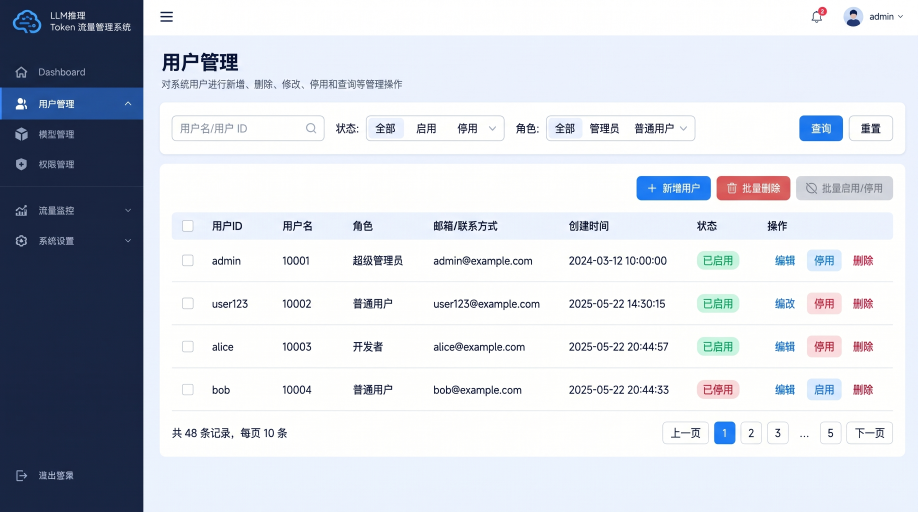
#> input picture users.jpg, 2752 x 1536 px, found by its file name (shown at 1/3 size)
$ python measure.py
#> lines starting #> are read from the running program, lines starting #| are printed output that depends on the picture
#!/usr/bin/env python3
"""Measure the users.jpg reference design. Uses repo-local Pillow via PYTHONPATH=tools/.pylibs."""
import json, sys
from PIL import Image
import numpy as np

IM = Image.open('users.jpg').convert('RGB')
#> IM is the input picture: PIL image 2752x1536 RGB; mean R, G, B 207, 211.6, 220.4
A = np.asarray(IM).astype(int)
H, W = A.shape[:2]
#> H = 1536; W = 2752
LUM = A.mean(axis=2)
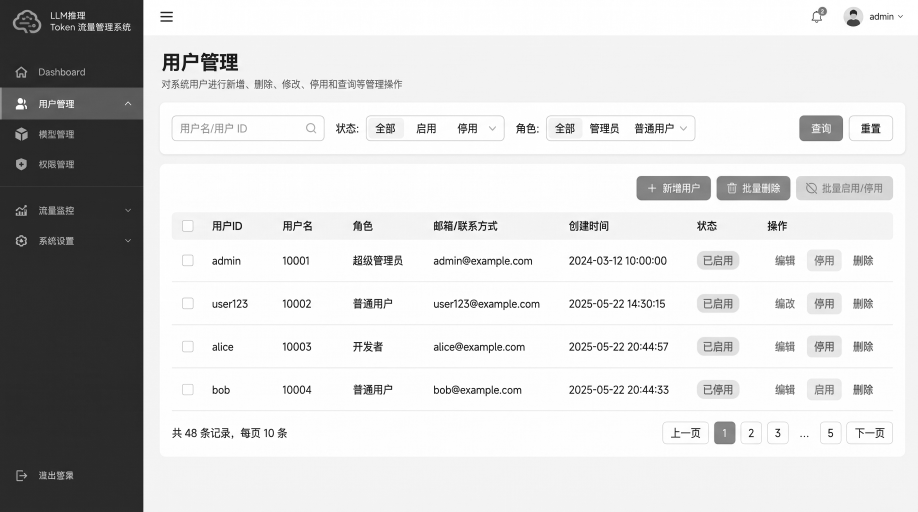
#> LUM: shape (1536, 2752) float64 (shown at 1/3 size); min 4, max 255, mean 213

def color(x, y, r=2):
#> called with x = 200, y = 400, r = 2
    patch = A[max(0,y-r):y+r+1, max(0,x-r):x+r+1].reshape(-1,3)
#> patch = 25 rows, first 8: [27, 38, 66], [25, 34, 63], [88, 99, 127], [148, 159, 187], [122, 131, 160], [25, 34, 63], [20, 29, 58], [90, 101, 129]
    return '#%02x%02x%02x' % tuple(np.median(patch, axis=0).astype(int))

def median_region(x0,y0,x1,y1):
    patch = A[y0:y1, x0:x1].reshape(-1,3)
    return '#%02x%02x%02x' % tuple(np.median(patch, axis=0).astype(int))

def ink(x0,y0,x1,y1, delta=70):
    """bbox of pixels notably darker than local background median."""
    reg = LUM[y0:y1, x0:x1]
    bg = np.median(reg)
    mask = reg < bg - delta
    ys, xs = np.where(mask)
    if len(xs)==0: return None
    return dict(x0=int(x0+xs.min()), x1=int(x0+xs.max()), y0=int(y0+ys.min()), y1=int(y0+ys.max()),
                w=int(xs.max()-xs.min()+1), h=int(ys.max()-ys.min()+1), n=int(len(xs)))

def ink_light(x0,y0,x1,y1, delta=60):
    reg = LUM[y0:y1, x0:x1]
    bg = np.median(reg)
    mask = reg > bg + delta
    ys, xs = np.where(mask)
    if len(xs)==0: return None
    return dict(x0=int(x0+xs.min()), x1=int(x0+xs.max()), y0=int(y0+ys.min()), y1=int(y0+ys.max()),
                w=int(xs.max()-xs.min()+1), h=int(ys.max()-ys.min()+1), n=int(len(xs)))

def runs(mask, minlen=4):
    out=[]; start=None
    for i,v in enumerate(mask):
        if v and start is None: start=i
        elif not v and start is not None:
            if i-start>=minlen: out.append((int(start), int(i-1), int(i-start)))
            start=None
    if start is not None and len(mask)-start>=minlen: out.append((int(start), len(mask)-1, len(mask)-start))
    return out

def vruns_dark(x, y0, y1, delta=25):
    col = LUM[y0:y1, x]
    med = np.median(col)
    return runs((col < med - delta) | (col > med + delta), 3)

def darker_mask(x0,y0,x1,y1,delta):
    reg = LUM[y0:y1, x0:x1]
    bg = np.median(reg)
    return reg < bg - delta

def white_mask(x0,y0,x1,y1,thr=245):
    return LUM[y0:y1, x0:x1] > thr

out = {}
out['size'] = [W, H]
out['colors'] = {
  'sidebar': [color(200, 400), color(200, 900), color(200, 1200), color(300, 600)],
  'sidebar_active': [color(200, 300), color(380, 320), color(50, 310)],
  'topbar': color(1500, 50),
  'content_bg': [color(300, 150), color(1500, 100), color(2400, 150), color(200, 250), color(1500, 400), color(500, 1500), color(2500, 1400)],
  'page_bg_low': color(2400, 1450),
  'card': [color(700, 380), color(1500, 550)],
  'table_header_bg': color(1600, 640),
  'active_band': color(200, 280),
  'button_blue': color(2060, 550),
  'button_red': color(2320, 550),
  'button_gray': color(2560, 550),
}
#> in color (call 2), `patch = A[max(0,y-r):y+r+1, max(0,x-r):x+r+1].reshape(-1,3)`: patch = 25 rows, first 8: [25, 36, 66], [25, 36, 66], [24, 38, 65], [24, 38, 65], [24, 38, 67], [28, 39, 69], [27, 38, 68], [25, 39, 68]
#> in color (call 3), `patch = A[max(0,y-r):y+r+1, max(0,x-r):x+r+1].reshape(-1,3)`: patch = 25 rows, first 8: [23, 37, 66], [23, 37, 66], [23, 37, 64], [23, 37, 64], [24, 35, 65], [22, 36, 65], [23, 37, 66], [23, 37, 64]
#> in color (call 4), `patch = A[max(0,y-r):y+r+1, max(0,x-r):x+r+1].reshape(-1,3)`: patch = 25 rows, first 8: [25, 36, 64], [26, 37, 65], [23, 37, 63], [24, 38, 64], [26, 37, 65], [27, 38, 66], [26, 37, 65], [24, 38, 64]
#> in color (call 5), `patch = A[max(0,y-r):y+r+1, max(0,x-r):x+r+1].reshape(-1,3)`: patch = 25 rows, first 8: [41, 83, 155], [42, 85, 154], [41, 84, 153], [43, 86, 154], [41, 84, 153], [44, 83, 142], [45, 81, 139], [44, 81, 136]
#> in color (call 6), `patch = A[max(0,y-r):y+r+1, max(0,x-r):x+r+1].reshape(-1,3)`: patch = 25 rows, first 8: [38, 84, 159], [39, 85, 162], [37, 85, 159], [38, 88, 161], [38, 86, 162], [37, 83, 160], [35, 83, 159], [37, 85, 159]
#> in color (call 7), `patch = A[max(0,y-r):y+r+1, max(0,x-r):x+r+1].reshape(-1,3)`: patch = 25 rows, first 8: [38, 86, 162], [36, 84, 160], [40, 86, 163], [42, 86, 159], [43, 86, 155], [37, 85, 161], [38, 86, 162], [40, 86, 163]
#> in color (call 8), `patch = A[max(0,y-r):y+r+1, max(0,x-r):x+r+1].reshape(-1,3)`: patch = 25 rows, first 8: [253, 253, 253], [255, 255, 255], [255, 255, 255], [255, 255, 255], [254, 254, 254], [255, 255, 255], [255, 255, 255], [255, 255, 255]
#> in color (call 9), `patch = A[max(0,y-r):y+r+1, max(0,x-r):x+r+1].reshape(-1,3)`: patch = 25 rows, first 8: [25, 36, 66], [25, 36, 66], [24, 38, 67], [24, 38, 67], [23, 37, 64], [25, 36, 66], [26, 37, 67], [24, 38, 67]
#> in color (call 10), `patch = A[max(0,y-r):y+r+1, max(0,x-r):x+r+1].reshape(-1,3)`: patch = 25 rows, first 8: [254, 254, 254], [255, 255, 255], [253, 253, 253], [254, 254, 254], [254, 254, 254], [254, 254, 254], [255, 255, 255], [255, 255, 255]
#> in color (call 11), `patch = A[max(0,y-r):y+r+1, max(0,x-r):x+r+1].reshape(-1,3)`: patch = 25 rows, first 8: [234, 240, 252], [235, 241, 253], [234, 240, 252], [235, 241, 253], [237, 241, 253], [235, 241, 253], [233, 239, 251], [235, 241, 253]
#> in color (call 12), `patch = A[max(0,y-r):y+r+1, max(0,x-r):x+r+1].reshape(-1,3)`: patch = 25 rows, first 8: [26, 37, 67], [26, 37, 67], [23, 37, 64], [24, 40, 66], [23, 37, 64], [22, 36, 65], [25, 39, 68], [22, 38, 64]
#> in color (call 13), `patch = A[max(0,y-r):y+r+1, max(0,x-r):x+r+1].reshape(-1,3)`: patch = 25 rows, first 8: [254, 254, 254], [255, 255, 255], [255, 255, 253], [255, 255, 253], [255, 255, 255], [255, 255, 255], [255, 255, 255], [255, 255, 253]
#> in color (call 14), `patch = A[max(0,y-r):y+r+1, max(0,x-r):x+r+1].reshape(-1,3)`: patch = 25 rows, first 8: [234, 242, 253], [235, 243, 254], [235, 242, 252], [236, 243, 253], [235, 241, 253], [233, 241, 252], [234, 242, 253], [236, 242, 254]
#> in color (call 15), `patch = A[max(0,y-r):y+r+1, max(0,x-r):x+r+1].reshape(-1,3)`: patch = 25 rows, first 8: [235, 241, 253], [236, 242, 254], [236, 244, 255], [236, 244, 255], [235, 243, 254], [236, 242, 254], [236, 242, 254], [235, 243, 254]
#> in color (call 16), `patch = A[max(0,y-r):y+r+1, max(0,x-r):x+r+1].reshape(-1,3)`: patch = 25 rows, first 8: [234, 240, 252], [235, 241, 253], [234, 242, 253], [234, 242, 253], [235, 241, 253], [234, 240, 252], [236, 242, 254], [234, 242, 253]
#> in color (call 17), `patch = A[max(0,y-r):y+r+1, max(0,x-r):x+r+1].reshape(-1,3)`: patch = 25 rows, first 8: [138, 142, 153], [231, 234, 241], [251, 252, 254], [252, 252, 250], [254, 253, 249], [139, 143, 152], [233, 236, 241], [251, 253, 252]
#> in color (call 18), `patch = A[max(0,y-r):y+r+1, max(0,x-r):x+r+1].reshape(-1,3)`: patch = 25 rows, first 8: [254, 254, 254], [255, 255, 255], [255, 255, 255], [255, 255, 255], [254, 254, 252], [254, 254, 254], [255, 255, 255], [254, 254, 254]
#> in color (call 19), `patch = A[max(0,y-r):y+r+1, max(0,x-r):x+r+1].reshape(-1,3)`: patch = 25 rows, first 8: [236, 243, 253], [235, 242, 252], [236, 243, 251], [235, 242, 250], [237, 241, 252], [235, 241, 253], [236, 242, 254], [236, 242, 254]
#> in color (call 20), `patch = A[max(0,y-r):y+r+1, max(0,x-r):x+r+1].reshape(-1,3)`: patch = 25 rows, first 8: [35, 82, 154], [36, 82, 157], [35, 82, 154], [35, 83, 155], [33, 81, 155], [35, 81, 156], [36, 82, 157], [37, 84, 156]
#> in color (call 21), `patch = A[max(0,y-r):y+r+1, max(0,x-r):x+r+1].reshape(-1,3)`: patch = 25 rows, first 8: [35, 123, 233], [35, 123, 233], [36, 124, 232], [36, 124, 232], [38, 124, 235], [46, 122, 216], [46, 122, 216], [43, 122, 215]
#> in color (call 22), `patch = A[max(0,y-r):y+r+1, max(0,x-r):x+r+1].reshape(-1,3)`: patch = 25 rows, first 8: [213, 101, 99], [213, 101, 99], [213, 101, 99], [215, 101, 100], [215, 100, 97], [201, 103, 102], [199, 104, 100], [201, 103, 100]
#> in color (call 23), `patch = A[max(0,y-r):y+r+1, max(0,x-r):x+r+1].reshape(-1,3)`: patch = 25 rows, first 8: [206, 210, 219], [207, 211, 220], [207, 212, 218], [207, 212, 216], [207, 210, 217], [206, 210, 219], [206, 210, 219], [206, 211, 217]
# card bounds by white runs on columns
for x in [500, 1000, 2000, 2700]:
    col = LUM[:, x]
    out[f'white_runs_col_{x}'] = runs(col > 246, 20)
#> after the loop, out = 6 items
# topbar height
col = LUM[:, 1500]
#> col = 1536 values, max 255 at index 4, min 15.33 at index 1179, mean 247.1
out['topbar_runs_col1500'] = runs(col > 246, 20)
# card row extents / background transitions at several rows
for y in [305, 340, 400, 470, 500, 620, 700, 800, 1300, 1369, 1400]:
    row = A[y]
    out[f'row_{y}_white_runs'] = runs(LUM[y] > 246, 20)
#> after the loop, out = 18 items

# Content bg sampling per row band
out['bg_rows'] = {}
for y in [110,150,200,250,280,300,470,480,1375,1400,1450,1500]:
    out['bg_rows'][str(y)] = median_region(2000, y, 2700, y+1) if y>500 else median_region(2200, y, 2700, y+1)
#> after the loop, out = 19 items
print(json.dumps(out, indent=1, ensure_ascii=False))
#> (printed output is left out)
